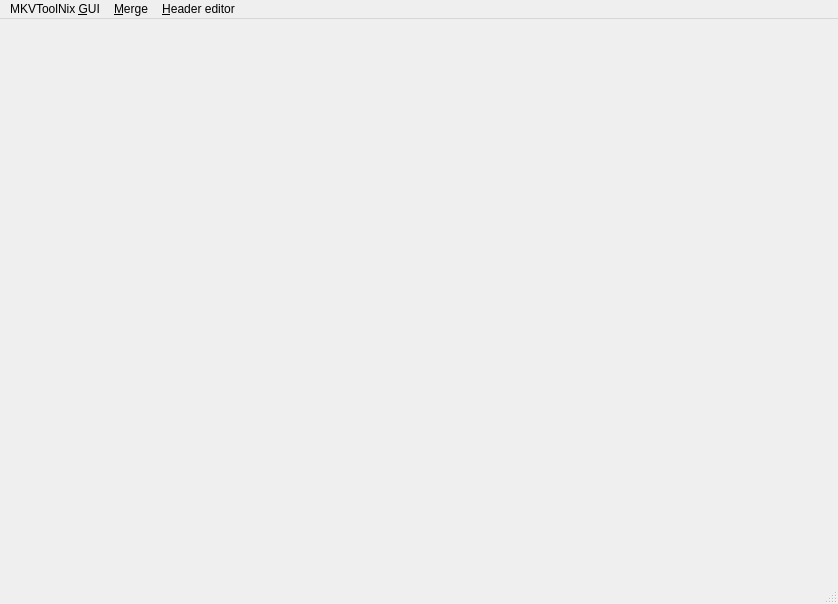
<?xml version="1.0" encoding="UTF-8"?>
<ui version="4.0">
 <class>MainWindow</class>
 <widget class="QMainWindow" name="MainWindow">
  <property name="geometry">
   <rect>
    <x>0</x>
    <y>0</y>
    <width>838</width>
    <height>604</height>
   </rect>
  </property>
  <property name="windowTitle">
   <string>MainWindow</string>
  </property>
  <widget class="QWidget" name="centralWidget">
   <layout class="QHBoxLayout" name="horizontalLayout">
    <property name="spacing">
     <number>0</number>
    </property>
    <property name="leftMargin">
     <number>0</number>
    </property>
    <property name="topMargin">
     <number>0</number>
    </property>
    <property name="rightMargin">
     <number>0</number>
    </property>
    <property name="bottomMargin">
     <number>0</number>
    </property>
    <item>
     <widget class="FancyTabWidget" name="tool" native="true"/>
    </item>
   </layout>
  </widget>
  <widget class="QMenuBar" name="menuBar">
   <property name="geometry">
    <rect>
     <x>0</x>
     <y>0</y>
     <width>838</width>
     <height>19</height>
    </rect>
   </property>
   <widget class="QMenu" name="menuGUI">
    <property name="title">
     <string>MKVToolNix &amp;GUI</string>
    </property>
    <addaction name="actionGUIPreferences"/>
    <addaction name="actionGUICheckForUpdates"/>
    <addaction name="separator"/>
    <addaction name="actionGUIExit"/>
   </widget>
   <widget class="QMenu" name="menuMerge">
    <property name="title">
     <string>&amp;Merge</string>
    </property>
    <addaction name="actionMergeNew"/>
    <addaction name="actionMergeOpen"/>
    <addaction name="actionMergeSave"/>
    <addaction name="actionMergeSaveAs"/>
    <addaction name="actionMergeSaveOptionFile"/>
    <addaction name="separator"/>
    <addaction name="actionMergeStartMuxing"/>
    <addaction name="separator"/>
    <addaction name="actionMergeAddToJobQueue"/>
    <addaction name="separator"/>
    <addaction name="actionMergeShowMkvmergeCommandLine"/>
   </widget>
   <widget class="QMenu" name="menuHeaderEditor">
    <property name="title">
     <string>&amp;Header editor</string>
    </property>
    <addaction name="actionHeaderEditorOpen"/>
    <addaction name="actionHeaderEditorReload"/>
    <addaction name="separator"/>
    <addaction name="actionHeaderEditorSave"/>
    <addaction name="separator"/>
    <addaction name="actionHeaderEditorClose"/>
   </widget>
   <addaction name="menuGUI"/>
   <addaction name="menuMerge"/>
   <addaction name="menuHeaderEditor"/>
  </widget>
  <widget class="QStatusBar" name="statusBar"/>
  <action name="actionMergeNew">
   <property name="icon">
    <iconset resource="../qt_resources.qrc">
     <normaloff>:/icons/16x16/document-new.png</normaloff>:/icons/16x16/document-new.png</iconset>
   </property>
   <property name="text">
    <string>&amp;New</string>
   </property>
   <property name="shortcut">
    <string>Ctrl+N</string>
   </property>
  </action>
  <action name="actionMergeSave">
   <property name="icon">
    <iconset resource="../qt_resources.qrc">
     <normaloff>:/icons/16x16/document-save.png</normaloff>:/icons/16x16/document-save.png</iconset>
   </property>
   <property name="text">
    <string>&amp;Save settings</string>
   </property>
   <property name="shortcut">
    <string>Ctrl+S</string>
   </property>
  </action>
  <action name="actionMergeOpen">
   <property name="icon">
    <iconset resource="../qt_resources.qrc">
     <normaloff>:/icons/16x16/document-open.png</normaloff>:/icons/16x16/document-open.png</iconset>
   </property>
   <property name="text">
    <string>&amp;Open settings</string>
   </property>
   <property name="shortcut">
    <string>Ctrl+O</string>
   </property>
  </action>
  <action name="actionMergeSaveAs">
   <property name="icon">
    <iconset resource="../qt_resources.qrc">
     <normaloff>:/icons/16x16/document-save-as.png</normaloff>:/icons/16x16/document-save-as.png</iconset>
   </property>
   <property name="text">
    <string>Sa&amp;ve settings as</string>
   </property>
  </action>
  <action name="actionGUIExit">
   <property name="icon">
    <iconset resource="../qt_resources.qrc">
     <normaloff>:/icons/16x16/application-exit.png</normaloff>:/icons/16x16/application-exit.png</iconset>
   </property>
   <property name="text">
    <string>E&amp;xit</string>
   </property>
   <property name="shortcut">
    <string>Ctrl+Q</string>
   </property>
  </action>
  <action name="actionMergeStartMuxing">
   <property name="icon">
    <iconset resource="../qt_resources.qrc">
     <normaloff>:/icons/16x16/media-playback-start.png</normaloff>:/icons/16x16/media-playback-start.png</iconset>
   </property>
   <property name="text">
    <string>Start &amp;muxing</string>
   </property>
   <property name="shortcut">
    <string>Ctrl+R</string>
   </property>
  </action>
  <action name="actionMergeSaveOptionFile">
   <property name="text">
    <string>&amp;Create option file</string>
   </property>
  </action>
  <action name="actionMergeShowMkvmergeCommandLine">
   <property name="text">
    <string>S&amp;how command line</string>
   </property>
  </action>
  <action name="actionMergeCopyCommandLineToClipboard">
   <property name="icon">
    <iconset resource="../qt_resources.qrc">
     <normaloff>:/icons/16x16/edit-copy.png</normaloff>:/icons/16x16/edit-copy.png</iconset>
   </property>
   <property name="text">
    <string>&amp;Copy command line to clipboard</string>
   </property>
  </action>
  <action name="actionMergeAddToJobQueue">
   <property name="icon">
    <iconset resource="../qt_resources.qrc">
     <normaloff>:/icons/16x16/task-delegate.png</normaloff>:/icons/16x16/task-delegate.png</iconset>
   </property>
   <property name="text">
    <string>&amp;Add to job queue</string>
   </property>
  </action>
  <action name="actionGUIPreferences">
   <property name="icon">
    <iconset resource="../qt_resources.qrc">
     <normaloff>:/icons/16x16/preferences-other.png</normaloff>:/icons/16x16/preferences-other.png</iconset>
   </property>
   <property name="text">
    <string>&amp;Preferences</string>
   </property>
   <property name="shortcut">
    <string>Ctrl+P</string>
   </property>
  </action>
  <action name="actionGUICheckForUpdates">
   <property name="icon">
    <iconset resource="../qt_resources.qrc">
     <normaloff>:/icons/16x16/system-software-update.png</normaloff>:/icons/16x16/system-software-update.png</iconset>
   </property>
   <property name="text">
    <string>Check for &amp;updates</string>
   </property>
  </action>
  <action name="actionHeaderEditorOpen">
   <property name="icon">
    <iconset resource="../qt_resources.qrc">
     <normaloff>:/icons/16x16/document-open.png</normaloff>:/icons/16x16/document-open.png</iconset>
   </property>
   <property name="text">
    <string>&amp;Open Matroska file</string>
   </property>
   <property name="shortcut">
    <string>Ctrl+O</string>
   </property>
  </action>
  <action name="actionHeaderEditorClose">
   <property name="text">
    <string>&amp;Close</string>
   </property>
   <property name="shortcut">
    <string>Ctrl+W</string>
   </property>
  </action>
  <action name="actionHeaderEditorSave">
   <property name="icon">
    <iconset resource="../qt_resources.qrc">
     <normaloff>:/icons/16x16/document-save.png</normaloff>:/icons/16x16/document-save.png</iconset>
   </property>
   <property name="text">
    <string>&amp;Save</string>
   </property>
   <property name="shortcut">
    <string>Ctrl+S</string>
   </property>
  </action>
  <action name="actionHeaderEditorReload">
   <property name="text">
    <string>&amp;Reload</string>
   </property>
  </action>
 </widget>
 <layoutdefault spacing="6" margin="11"/>
 <customwidgets>
  <customwidget>
   <class>FancyTabWidget</class>
   <extends>QWidget</extends>
   <header>mkvtoolnix-gui/util/fancy_tab_widget.h</header>
   <container>1</container>
  </customwidget>
 </customwidgets>
 <resources>
  <include location="../qt_resources.qrc"/>
 </resources>
 <connections/>
</ui>
